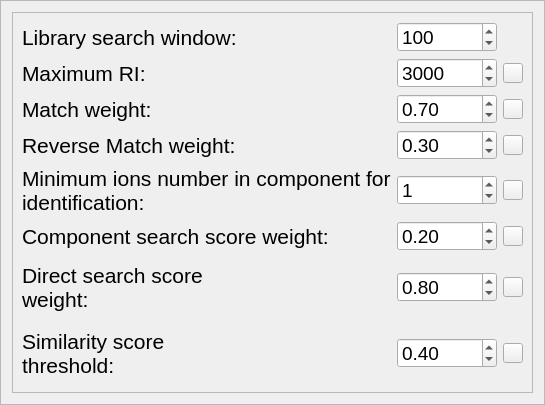
    <widget class="QFrame" name="frame">
     <property name="frameShape">
      <enum>QFrame::StyledPanel</enum>
     </property>
     <property name="frameShadow">
      <enum>QFrame::Raised</enum>
     </property>
     <layout class="QGridLayout" name="gridLayout_2">
      <item row="0" column="0">
       <widget class="QFrame" name="frame_4">
        <property name="frameShape">
         <enum>QFrame::StyledPanel</enum>
        </property>
        <property name="frameShadow">
         <enum>QFrame::Raised</enum>
        </property>
        <layout class="QGridLayout" name="gridLayout_5">
         <item row="0" column="0">
          <widget class="QLabel" name="label_3">
           <property name="sizePolicy">
            <sizepolicy hsizetype="Maximum" vsizetype="Preferred">
             <horstretch>0</horstretch>
             <verstretch>0</verstretch>
            </sizepolicy>
           </property>
           <property name="minimumSize">
            <size>
             <width>0</width>
             <height>0</height>
            </size>
           </property>
           <property name="maximumSize">
            <size>
             <width>16777215</width>
             <height>16777215</height>
            </size>
           </property>
           <property name="font">
            <font>
             <pointsize>16</pointsize>
             <weight>50</weight>
             <italic>false</italic>
             <bold>false</bold>
            </font>
           </property>
           <property name="styleSheet">
            <string notr="true">font: 16pt;</string>
           </property>
           <property name="text">
            <string>Library search window:</string>
           </property>
          </widget>
         </item>
         <item row="0" column="1">
          <widget class="QSpinBox" name="spinBox_2">
           <property name="minimumSize">
            <size>
             <width>100</width>
             <height>30</height>
            </size>
           </property>
           <property name="maximumSize">
            <size>
             <width>100</width>
             <height>30</height>
            </size>
           </property>
           <property name="styleSheet">
            <string notr="true">font: 14pt;</string>
           </property>
           <property name="maximum">
            <number>999999999</number>
           </property>
           <property name="value">
            <number>100</number>
           </property>
          </widget>
         </item>
         <item row="1" column="0">
          <widget class="QLabel" name="label_14">
           <property name="sizePolicy">
            <sizepolicy hsizetype="Maximum" vsizetype="Preferred">
             <horstretch>0</horstretch>
             <verstretch>0</verstretch>
            </sizepolicy>
           </property>
           <property name="minimumSize">
            <size>
             <width>0</width>
             <height>30</height>
            </size>
           </property>
           <property name="maximumSize">
            <size>
             <width>16777215</width>
             <height>30</height>
            </size>
           </property>
           <property name="font">
            <font>
             <pointsize>16</pointsize>
             <weight>50</weight>
             <italic>false</italic>
             <bold>false</bold>
            </font>
           </property>
           <property name="styleSheet">
            <string notr="true">font: 16pt;</string>
           </property>
           <property name="text">
            <string>Maximum RI:</string>
           </property>
          </widget>
         </item>
         <item row="1" column="1">
          <widget class="QSpinBox" name="spinBox_4">
           <property name="minimumSize">
            <size>
             <width>100</width>
             <height>30</height>
            </size>
           </property>
           <property name="maximumSize">
            <size>
             <width>100</width>
             <height>30</height>
            </size>
           </property>
           <property name="styleSheet">
            <string notr="true">font: 14pt;</string>
           </property>
           <property name="maximum">
            <number>99999</number>
           </property>
           <property name="value">
            <number>3000</number>
           </property>
          </widget>
         </item>
         <item row="1" column="2">
          <widget class="QPushButton" name="pushButton_12">
           <property name="minimumSize">
            <size>
             <width>20</width>
             <height>20</height>
            </size>
           </property>
           <property name="maximumSize">
            <size>
             <width>20</width>
             <height>20</height>
            </size>
           </property>
           <property name="text">
            <string/>
           </property>
           <property name="icon">
            <iconset>
             <normaloff>../Combine/R-C.png</normaloff>../Combine/R-C.png</iconset>
           </property>
           <property name="iconSize">
            <size>
             <width>20</width>
             <height>20</height>
            </size>
           </property>
          </widget>
         </item>
         <item row="2" column="0">
          <widget class="QLabel" name="label_2">
           <property name="sizePolicy">
            <sizepolicy hsizetype="Maximum" vsizetype="Preferred">
             <horstretch>0</horstretch>
             <verstretch>0</verstretch>
            </sizepolicy>
           </property>
           <property name="minimumSize">
            <size>
             <width>0</width>
             <height>30</height>
            </size>
           </property>
           <property name="maximumSize">
            <size>
             <width>16777215</width>
             <height>30</height>
            </size>
           </property>
           <property name="font">
            <font>
             <pointsize>16</pointsize>
             <weight>50</weight>
             <italic>false</italic>
             <bold>false</bold>
            </font>
           </property>
           <property name="styleSheet">
            <string notr="true">font: 16pt;</string>
           </property>
           <property name="text">
            <string>Match weight:</string>
           </property>
          </widget>
         </item>
         <item row="2" column="1">
          <widget class="QDoubleSpinBox" name="doubleSpinBox_3">
           <property name="minimumSize">
            <size>
             <width>100</width>
             <height>30</height>
            </size>
           </property>
           <property name="maximumSize">
            <size>
             <width>100</width>
             <height>30</height>
            </size>
           </property>
           <property name="styleSheet">
            <string notr="true">font: 14pt;</string>
           </property>
           <property name="decimals">
            <number>2</number>
           </property>
           <property name="maximum">
            <double>99999.000000000000000</double>
           </property>
           <property name="singleStep">
            <double>0.100000000000000</double>
           </property>
           <property name="value">
            <double>0.700000000000000</double>
           </property>
          </widget>
         </item>
         <item row="2" column="2">
          <widget class="QPushButton" name="pushButton_13">
           <property name="minimumSize">
            <size>
             <width>20</width>
             <height>20</height>
            </size>
           </property>
           <property name="maximumSize">
            <size>
             <width>20</width>
             <height>20</height>
            </size>
           </property>
           <property name="text">
            <string/>
           </property>
           <property name="icon">
            <iconset>
             <normaloff>../Combine/R-C.png</normaloff>../Combine/R-C.png</iconset>
           </property>
           <property name="iconSize">
            <size>
             <width>20</width>
             <height>20</height>
            </size>
           </property>
          </widget>
         </item>
         <item row="3" column="0">
          <widget class="QLabel" name="label_4">
           <property name="font">
            <font>
             <pointsize>16</pointsize>
             <weight>50</weight>
             <italic>false</italic>
             <bold>false</bold>
            </font>
           </property>
           <property name="styleSheet">
            <string notr="true">font: 16pt;</string>
           </property>
           <property name="text">
            <string>Reverse Match weight:</string>
           </property>
           <property name="wordWrap">
            <bool>true</bool>
           </property>
          </widget>
         </item>
         <item row="3" column="1">
          <widget class="QDoubleSpinBox" name="doubleSpinBox_4">
           <property name="minimumSize">
            <size>
             <width>100</width>
             <height>30</height>
            </size>
           </property>
           <property name="maximumSize">
            <size>
             <width>100</width>
             <height>30</height>
            </size>
           </property>
           <property name="styleSheet">
            <string notr="true">font: 14pt;</string>
           </property>
           <property name="decimals">
            <number>2</number>
           </property>
           <property name="singleStep">
            <double>0.100000000000000</double>
           </property>
           <property name="value">
            <double>0.300000000000000</double>
           </property>
          </widget>
         </item>
         <item row="3" column="2">
          <widget class="QPushButton" name="pushButton_14">
           <property name="minimumSize">
            <size>
             <width>20</width>
             <height>20</height>
            </size>
           </property>
           <property name="maximumSize">
            <size>
             <width>20</width>
             <height>20</height>
            </size>
           </property>
           <property name="text">
            <string/>
           </property>
           <property name="icon">
            <iconset>
             <normaloff>../Combine/R-C.png</normaloff>../Combine/R-C.png</iconset>
           </property>
           <property name="iconSize">
            <size>
             <width>20</width>
             <height>20</height>
            </size>
           </property>
          </widget>
         </item>
         <item row="4" column="0">
          <widget class="QLabel" name="label_5">
           <property name="font">
            <font>
             <pointsize>16</pointsize>
             <weight>50</weight>
             <italic>false</italic>
             <bold>false</bold>
            </font>
           </property>
           <property name="styleSheet">
            <string notr="true">font: 16pt;</string>
           </property>
           <property name="text">
            <string>Minimum ions number in component for identification:</string>
           </property>
           <property name="wordWrap">
            <bool>true</bool>
           </property>
          </widget>
         </item>
         <item row="4" column="1">
          <widget class="QSpinBox" name="spinBox_3">
           <property name="minimumSize">
            <size>
             <width>100</width>
             <height>30</height>
            </size>
           </property>
           <property name="maximumSize">
            <size>
             <width>100</width>
             <height>30</height>
            </size>
           </property>
           <property name="styleSheet">
            <string notr="true">font: 14pt;</string>
           </property>
           <property name="maximum">
            <number>99999</number>
           </property>
           <property name="value">
            <number>1</number>
           </property>
          </widget>
         </item>
         <item row="4" column="2">
          <widget class="QPushButton" name="pushButton_17">
           <property name="minimumSize">
            <size>
             <width>20</width>
             <height>20</height>
            </size>
           </property>
           <property name="maximumSize">
            <size>
             <width>20</width>
             <height>20</height>
            </size>
           </property>
           <property name="text">
            <string/>
           </property>
           <property name="icon">
            <iconset>
             <normaloff>../Combine/R-C.png</normaloff>../Combine/R-C.png</iconset>
           </property>
           <property name="iconSize">
            <size>
             <width>20</width>
             <height>20</height>
            </size>
           </property>
          </widget>
         </item>
         <item row="5" column="0">
          <widget class="QLabel" name="label_16">
           <property name="sizePolicy">
            <sizepolicy hsizetype="Preferred" vsizetype="Preferred">
             <horstretch>0</horstretch>
             <verstretch>0</verstretch>
            </sizepolicy>
           </property>
           <property name="minimumSize">
            <size>
             <width>0</width>
             <height>0</height>
            </size>
           </property>
           <property name="maximumSize">
            <size>
             <width>16777215</width>
             <height>16777215</height>
            </size>
           </property>
           <property name="font">
            <font>
             <pointsize>16</pointsize>
             <weight>50</weight>
             <italic>false</italic>
             <bold>false</bold>
            </font>
           </property>
           <property name="styleSheet">
            <string notr="true">font: 16pt;</string>
           </property>
           <property name="text">
            <string>Component search score weight:</string>
           </property>
           <property name="wordWrap">
            <bool>true</bool>
           </property>
          </widget>
         </item>
         <item row="5" column="1">
          <widget class="QDoubleSpinBox" name="doubleSpinBox_6">
           <property name="minimumSize">
            <size>
             <width>100</width>
             <height>30</height>
            </size>
           </property>
           <property name="maximumSize">
            <size>
             <width>100</width>
             <height>30</height>
            </size>
           </property>
           <property name="styleSheet">
            <string notr="true">font: 14pt;</string>
           </property>
           <property name="decimals">
            <number>2</number>
           </property>
           <property name="singleStep">
            <double>0.100000000000000</double>
           </property>
           <property name="value">
            <double>0.200000000000000</double>
           </property>
          </widget>
         </item>
         <item row="5" column="2">
          <widget class="QPushButton" name="pushButton_18">
           <property name="minimumSize">
            <size>
             <width>20</width>
             <height>20</height>
            </size>
           </property>
           <property name="maximumSize">
            <size>
             <width>20</width>
             <height>20</height>
            </size>
           </property>
           <property name="text">
            <string/>
           </property>
           <property name="icon">
            <iconset>
             <normaloff>../Combine/R-C.png</normaloff>../Combine/R-C.png</iconset>
           </property>
           <property name="iconSize">
            <size>
             <width>20</width>
             <height>20</height>
            </size>
           </property>
          </widget>
         </item>
         <item row="6" column="0">
          <widget class="QLabel" name="label_17">
           <property name="sizePolicy">
            <sizepolicy hsizetype="Maximum" vsizetype="Preferred">
             <horstretch>0</horstretch>
             <verstretch>0</verstretch>
            </sizepolicy>
           </property>
           <property name="minimumSize">
            <size>
             <width>0</width>
             <height>60</height>
            </size>
           </property>
           <property name="maximumSize">
            <size>
             <width>16777215</width>
             <height>60</height>
            </size>
           </property>
           <property name="font">
            <font>
             <pointsize>16</pointsize>
             <weight>50</weight>
             <italic>false</italic>
             <bold>false</bold>
            </font>
           </property>
           <property name="styleSheet">
            <string notr="true">font: 16pt;</string>
           </property>
           <property name="text">
            <string>Direct search score
weight:</string>
           </property>
           <property name="wordWrap">
            <bool>false</bool>
           </property>
          </widget>
         </item>
         <item row="6" column="1">
          <widget class="QDoubleSpinBox" name="doubleSpinBox_10">
           <property name="minimumSize">
            <size>
             <width>100</width>
             <height>30</height>
            </size>
           </property>
           <property name="maximumSize">
            <size>
             <width>100</width>
             <height>30</height>
            </size>
           </property>
           <property name="styleSheet">
            <string notr="true">font: 14pt;</string>
           </property>
           <property name="decimals">
            <number>2</number>
           </property>
           <property name="maximum">
            <double>1.000000000000000</double>
           </property>
           <property name="singleStep">
            <double>0.100000000000000</double>
           </property>
           <property name="value">
            <double>0.800000000000000</double>
           </property>
          </widget>
         </item>
         <item row="6" column="2">
          <widget class="QPushButton" name="pushButton_19">
           <property name="minimumSize">
            <size>
             <width>20</width>
             <height>20</height>
            </size>
           </property>
           <property name="maximumSize">
            <size>
             <width>20</width>
             <height>20</height>
            </size>
           </property>
           <property name="text">
            <string/>
           </property>
           <property name="icon">
            <iconset>
             <normaloff>../Combine/R-C.png</normaloff>../Combine/R-C.png</iconset>
           </property>
           <property name="iconSize">
            <size>
             <width>20</width>
             <height>20</height>
            </size>
           </property>
          </widget>
         </item>
         <item row="7" column="0">
          <widget class="QLabel" name="label_18">
           <property name="sizePolicy">
            <sizepolicy hsizetype="Maximum" vsizetype="Preferred">
             <horstretch>0</horstretch>
             <verstretch>0</verstretch>
            </sizepolicy>
           </property>
           <property name="minimumSize">
            <size>
             <width>0</width>
             <height>60</height>
            </size>
           </property>
           <property name="maximumSize">
            <size>
             <width>16777215</width>
             <height>60</height>
            </size>
           </property>
           <property name="font">
            <font>
             <pointsize>16</pointsize>
             <weight>50</weight>
             <italic>false</italic>
             <bold>false</bold>
            </font>
           </property>
           <property name="styleSheet">
            <string notr="true">font: 16pt;</string>
           </property>
           <property name="text">
            <string>Similarity score
threshold:</string>
           </property>
           <property name="wordWrap">
            <bool>false</bool>
           </property>
          </widget>
         </item>
         <item row="7" column="1">
          <widget class="QDoubleSpinBox" name="doubleSpinBox_11">
           <property name="minimumSize">
            <size>
             <width>100</width>
             <height>30</height>
            </size>
           </property>
           <property name="maximumSize">
            <size>
             <width>100</width>
             <height>30</height>
            </size>
           </property>
           <property name="styleSheet">
            <string notr="true">font: 14pt;</string>
           </property>
           <property name="decimals">
            <number>2</number>
           </property>
           <property name="maximum">
            <double>1.000000000000000</double>
           </property>
           <property name="singleStep">
            <double>0.100000000000000</double>
           </property>
           <property name="value">
            <double>0.400000000000000</double>
           </property>
          </widget>
         </item>
         <item row="7" column="2">
          <widget class="QPushButton" name="pushButton_20">
           <property name="minimumSize">
            <size>
             <width>20</width>
             <height>20</height>
            </size>
           </property>
           <property name="maximumSize">
            <size>
             <width>20</width>
             <height>20</height>
            </size>
           </property>
           <property name="text">
            <string/>
           </property>
           <property name="icon">
            <iconset>
             <normaloff>../Combine/R-C.png</normaloff>../Combine/R-C.png</iconset>
           </property>
           <property name="iconSize">
            <size>
             <width>20</width>
             <height>20</height>
            </size>
           </property>
          </widget>
         </item>
        </layout>
       </widget>
      </item>
     </layout>
    </widget>
